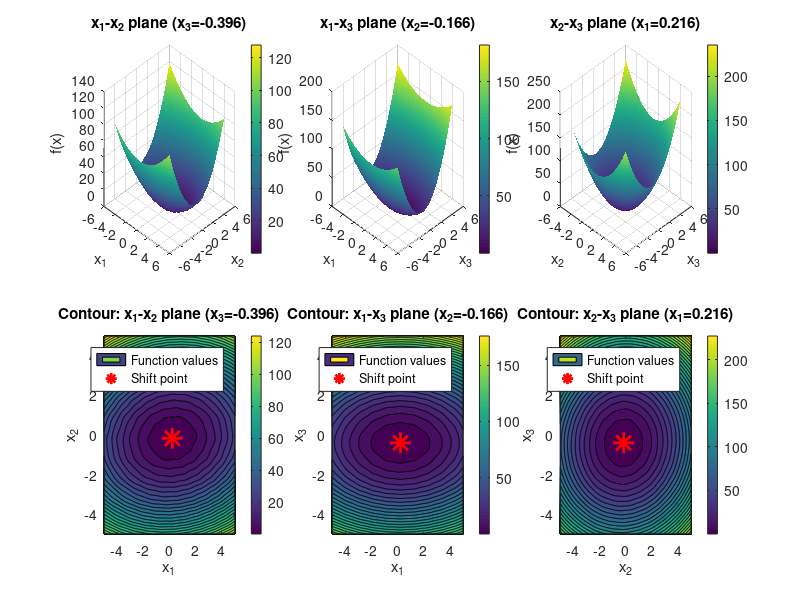
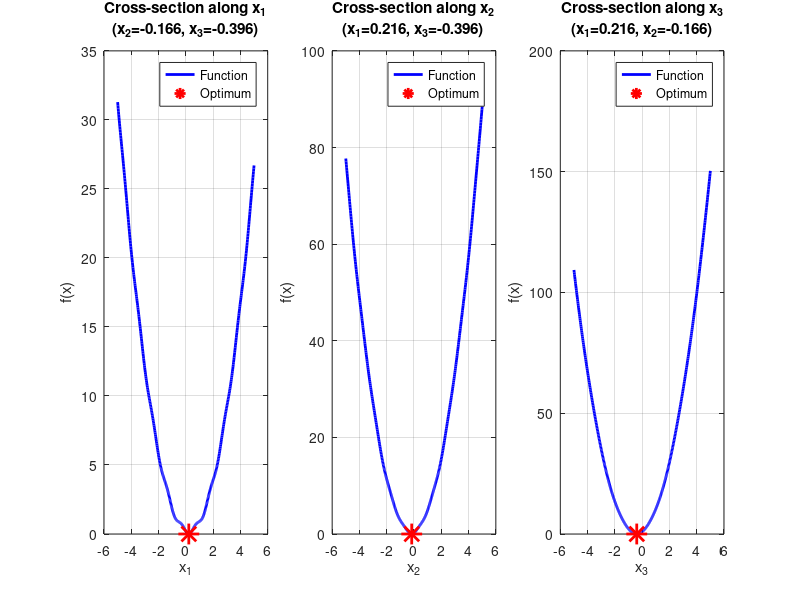
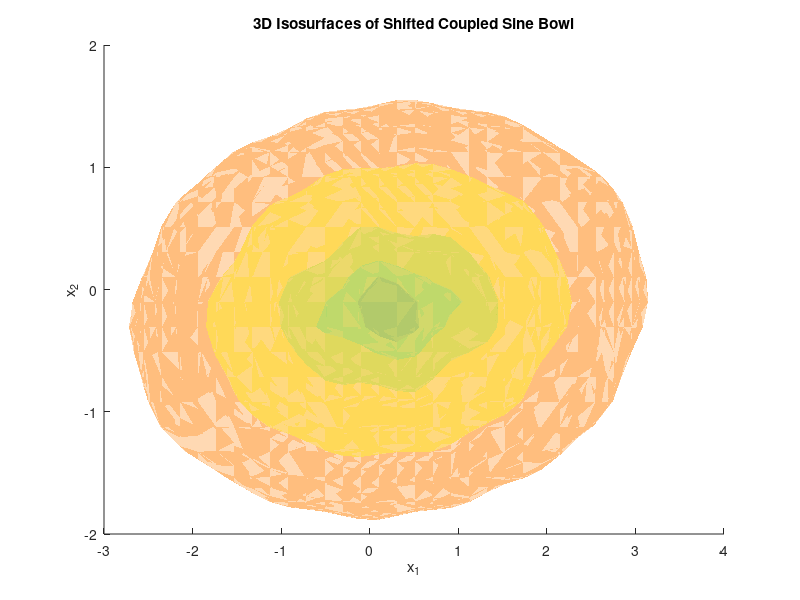

Write the MATLAB code that produced these figures, in order. (Note: this script raises an error after producing the figures.)
% Shifted Coupled Sine Bowl benchmark function visualization
% For 3 dimensions (d=3)

% Parameters
alpha = 0.4;
beta = 3.0;
gamma = 0.5;
delta = 0.15;
d = 3; % dimensions

% Shift vector: c_i = 0.4*cos(i)
c = zeros(1, d);
for i = 1:d
    c(i) = 0.4 * cos(i);
end

% Weights: w_i = 1 + 4*(i-1)/(d-1)
w = zeros(1, d);
for i = 1:d
    w(i) = 1.0 + 4.0 * (i-1) / (d-1);
end

% Display parameters
fprintf('Shifted Coupled Sine Bowl Function (d=%d)\n', d);
fprintf('Parameters: alpha=%.2f, beta=%.2f, gamma=%.2f, delta=%.2f\n', alpha, beta, gamma, delta);
fprintf('Shift vector c: [%.4f, %.4f, %.4f]\n', c(1), c(2), c(3));
fprintf('Weight vector w: [%.4f, %.4f, %.4f]\n', w(1), w(2), w(3));

% Define the fitness function
function fitness = shiftedCoupledSineBowl(x, c, w, alpha, beta, gamma, delta, d)
    fitness = 0.0;

    % First term: sum of weighted squared deviations
    for i = 1:d
        deviation = x(i) - c(i);
        fitness = fitness + w(i) * deviation^2;
    end

    % Second and third terms: coupling terms
    if d > 1
        for i = 1:(d-1)
            deviation_i = x(i) - c(i);
            deviation_i_plus_1 = x(i+1) - c(i+1);

            % Second term: sine coupling
            sinArg = beta * (deviation_i + gamma * deviation_i_plus_1);
            fitness = fitness + alpha * sin(sinArg)^2;

            % Third term: difference penalty
            diff = deviation_i - deviation_i_plus_1;
            fitness = fitness + delta * diff^2;
        end
    end
end

%% 1. 2D Slice Plots (fixing one dimension at shift value)
figure('Name', 'Shifted Coupled Sine Bowl - 2D Slices', 'Position', [100, 100, 1200, 800]);

% Create grid for 2D plots
n_points = 200;
x_range = linspace(-5, 5, n_points);
y_range = linspace(-5, 5, n_points);
[X, Y] = meshgrid(x_range, y_range);

% Subplot 1: x1-x2 plane (x3 fixed at c(3))
subplot(2, 3, 1);
Z = zeros(size(X));
for i = 1:numel(X)
    x_vec = [X(i), Y(i), c(3)];
    Z(i) = shiftedCoupledSineBowl(x_vec, c, w, alpha, beta, gamma, delta, d);
end
surf(X, Y, Z, 'EdgeColor', 'none');
xlabel('x_1'); ylabel('x_2'); zlabel('f(x)');
title(sprintf('x_1-x_2 plane (x_3=%.3f)', c(3)));
colorbar; view(45, 30);

% Subplot 2: Contour of x1-x2 plane
subplot(2, 3, 4);
contourf(X, Y, Z, 30);
xlabel('x_1'); ylabel('x_2');
title(sprintf('Contour: x_1-x_2 plane (x_3=%.3f)', c(3)));
colorbar;
hold on;
plot(c(1), c(2), 'r*', 'MarkerSize', 15, 'LineWidth', 2);
legend('Function values', 'Shift point');

% Subplot 3: x1-x3 plane (x2 fixed at c(2))
subplot(2, 3, 2);
Z = zeros(size(X));
for i = 1:numel(X)
    x_vec = [X(i), c(2), Y(i)];
    Z(i) = shiftedCoupledSineBowl(x_vec, c, w, alpha, beta, gamma, delta, d);
end
surf(X, Y, Z, 'EdgeColor', 'none');
xlabel('x_1'); ylabel('x_3'); zlabel('f(x)');
title(sprintf('x_1-x_3 plane (x_2=%.3f)', c(2)));
colorbar; view(45, 30);

% Subplot 4: Contour of x1-x3 plane
subplot(2, 3, 5);
contourf(X, Y, Z, 30);
xlabel('x_1'); ylabel('x_3');
title(sprintf('Contour: x_1-x_3 plane (x_2=%.3f)', c(2)));
colorbar;
hold on;
plot(c(1), c(3), 'r*', 'MarkerSize', 15, 'LineWidth', 2);
legend('Function values', 'Shift point');

% Subplot 5: x2-x3 plane (x1 fixed at c(1))
subplot(2, 3, 3);
Z = zeros(size(X));
for i = 1:numel(X)
    x_vec = [c(1), X(i), Y(i)];
    Z(i) = shiftedCoupledSineBowl(x_vec, c, w, alpha, beta, gamma, delta, d);
end
surf(X, Y, Z, 'EdgeColor', 'none');
xlabel('x_2'); ylabel('x_3'); zlabel('f(x)');
title(sprintf('x_2-x_3 plane (x_1=%.3f)', c(1)));
colorbar; view(45, 30);

% Subplot 6: Contour of x2-x3 plane
subplot(2, 3, 6);
contourf(X, Y, Z, 30);
xlabel('x_2'); ylabel('x_3');
title(sprintf('Contour: x_2-x_3 plane (x_1=%.3f)', c(1)));
colorbar;
hold on;
plot(c(2), c(3), 'r*', 'MarkerSize', 15, 'LineWidth', 2);
legend('Function values', 'Shift point');

%% 2. 1D Cross-sections through the optimum
figure('Name', 'Shifted Coupled Sine Bowl - 1D Cross-sections', 'Position', [150, 150, 1200, 400]);

x_1d = linspace(-5, 5, 500);

% Cross-section along x1 axis
subplot(1, 3, 1);
f_x1 = zeros(size(x_1d));
for i = 1:length(x_1d)
    x_vec = [x_1d(i), c(2), c(3)];
    f_x1(i) = shiftedCoupledSineBowl(x_vec, c, w, alpha, beta, gamma, delta, d);
end
plot(x_1d, f_x1, 'b-', 'LineWidth', 2);
xlabel('x_1'); ylabel('f(x)');
title(sprintf('Cross-section along x_1\n(x_2=%.3f, x_3=%.3f)', c(2), c(3)));
grid on;
hold on;
plot(c(1), shiftedCoupledSineBowl(c, c, w, alpha, beta, gamma, delta, d), 'r*', 'MarkerSize', 15, 'LineWidth', 2);
legend('Function', 'Optimum');

% Cross-section along x2 axis
subplot(1, 3, 2);
f_x2 = zeros(size(x_1d));
for i = 1:length(x_1d)
    x_vec = [c(1), x_1d(i), c(3)];
    f_x2(i) = shiftedCoupledSineBowl(x_vec, c, w, alpha, beta, gamma, delta, d);
end
plot(x_1d, f_x2, 'b-', 'LineWidth', 2);
xlabel('x_2'); ylabel('f(x)');
title(sprintf('Cross-section along x_2\n(x_1=%.3f, x_3=%.3f)', c(1), c(3)));
grid on;
hold on;
plot(c(2), shiftedCoupledSineBowl(c, c, w, alpha, beta, gamma, delta, d), 'r*', 'MarkerSize', 15, 'LineWidth', 2);
legend('Function', 'Optimum');

% Cross-section along x3 axis
subplot(1, 3, 3);
f_x3 = zeros(size(x_1d));
for i = 1:length(x_1d)
    x_vec = [c(1), c(2), x_1d(i)];
    f_x3(i) = shiftedCoupledSineBowl(x_vec, c, w, alpha, beta, gamma, delta, d);
end
plot(x_1d, f_x3, 'b-', 'LineWidth', 2);
xlabel('x_3'); ylabel('f(x)');
title(sprintf('Cross-section along x_3\n(x_1=%.3f, x_2=%.3f)', c(1), c(2)));
grid on;
hold on;
plot(c(3), shiftedCoupledSineBowl(c, c, w, alpha, beta, gamma, delta, d), 'r*', 'MarkerSize', 15, 'LineWidth', 2);
legend('Function', 'Optimum');

%% 3. 3D Visualization using isosurfaces
figure('Name', 'Shifted Coupled Sine Bowl - 3D Isosurfaces', 'Position', [200, 200, 800, 700]);

% Create 3D grid (coarser for computational efficiency)
n_3d = 50;
x1_3d = linspace(-5, 5, n_3d);
x2_3d = linspace(-5, 5, n_3d);
x3_3d = linspace(-5, 5, n_3d);
[X1, X2, X3] = meshgrid(x1_3d, x2_3d, x3_3d);

% Evaluate function on 3D grid
fprintf('Computing 3D grid (%d points)...\n', n_3d^3);
F = zeros(size(X1));
for i = 1:numel(X1)
    x_vec = [X1(i), X2(i), X3(i)];
    F(i) = shiftedCoupledSineBowl(x_vec, c, w, alpha, beta, gamma, delta, d);
end
fprintf('Done!\n');

% Plot multiple isosurfaces
levels = [0.5, 1, 2, 5, 10];
colors = jet(length(levels));
hold on;
for i = 1:length(levels)
    p = patch(isosurface(X1, X2, X3, F, levels(i)));
    isonormals(X1, X2, X3, F, p);
    set(p, 'FaceColor', colors(i,:), 'EdgeColor', 'none', 'FaceAlpha', 0.3);
end

% Mark the optimum (shift point)
plot3(c(1), c(2), c(3), 'r*', 'MarkerSize', 20, 'LineWidth', 3);
xlabel('x_1'); ylabel('x_2'); zlabel('x_3');
title('3D Isosurfaces of Shifted Coupled Sine Bowl');
legend([repmat('f=', length(levels), 1), num2str(levels')], 'Optimum', 'Location', 'best');
grid on;
view(45, 30);
camlight; lighting gouraud;
axis equal;
xlim([-5, 5]); ylim([-5, 5]); zlim([-5, 5]);

%% 4. Statistics
fprintf('\n=== Function Statistics ===\n');
fprintf('Global optimum location: c = [%.4f, %.4f, %.4f]\n', c(1), c(2), c(3));
fprintf('Global optimum value: f(c) = %.6f\n', shiftedCoupledSineBowl(c, c, w, alpha, beta, gamma, delta, d));

% Sample some random points
n_samples = 1000;
random_samples = rand(n_samples, d) * 10 - 5; % uniform in [-5, 5]
f_samples = zeros(n_samples, 1);
for i = 1:n_samples
    f_samples(i) = shiftedCoupledSineBowl(random_samples(i,:), c, w, alpha, beta, gamma, delta, d);
end

fprintf('Random sampling statistics (n=%d):\n', n_samples);
fprintf('  Mean: %.4f\n', mean(f_samples));
fprintf('  Std:  %.4f\n', std(f_samples));
fprintf('  Min:  %.4f\n', min(f_samples));
fprintf('  Max:  %.4f\n', max(f_samples));

fprintf('\nVisualization complete! Three figures created.\n');
